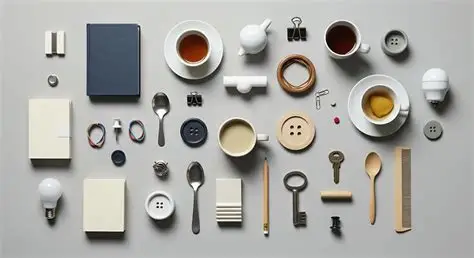
#> input picture OBJ.webp, 474 x 258 px, found by its file name
$ python cannoing.py
#> lines starting #> are read from the running program, lines starting #| are printed output that depends on the picture; after the words box and inside, x2 and y2 are one past the last pixel; in counts of white or black regions, pixels touching at a corner belong together
import cv2

rimage =  cv2.imread("OBJ.webp")
#> rimage is the input picture: shape (258, 474, 3); mean B, G, R 166.5, 170.8, 171.4


edge = cv2.Canny(rimage, 100, 150)
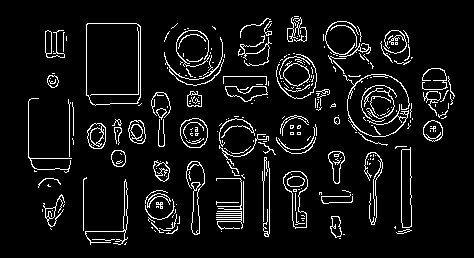
#> edge: shape (258, 474); 7.1% white in thin lines or dots, all inside (x1, y1, x2, y2) = (28, 16, 455, 245)

print("Image shapes", rimage.shape)
#| Image shapes (258, 474, 3)
print("Edge shapes", edge.shape)
#| Edge shapes (258, 474)

cv2.imshow('Original Image', rimage)
cv2.imshow('Edge Image', edge)
cv2.waitKey(0)
cv2.destroyAllWindows()

# [4 lines of commented-out code are left out]
